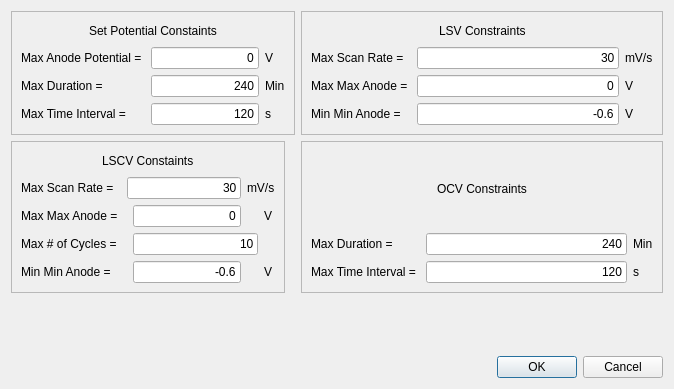
<?xml version="1.0" encoding="UTF-8"?>
<ui version="4.0">
 <class>constraintsDialog</class>
 <widget class="QDialog" name="constraintsDialog">
  <property name="geometry">
   <rect>
    <x>0</x>
    <y>0</y>
    <width>674</width>
    <height>389</height>
   </rect>
  </property>
  <property name="windowTitle">
   <string>Constraints</string>
  </property>
  <layout class="QVBoxLayout" name="verticalLayout_5">
   <item>
    <layout class="QFormLayout" name="formLayout">
     <item row="0" column="0">
      <widget class="QFrame" name="spFrame">
       <property name="frameShape">
        <enum>QFrame::StyledPanel</enum>
       </property>
       <property name="frameShadow">
        <enum>QFrame::Raised</enum>
       </property>
       <layout class="QVBoxLayout" name="verticalLayout">
        <item>
         <layout class="QHBoxLayout" name="horizontalLayout">
          <item>
           <spacer name="horizontalSpacer">
            <property name="orientation">
             <enum>Qt::Horizontal</enum>
            </property>
            <property name="sizeHint" stdset="0">
             <size>
              <width>40</width>
              <height>20</height>
             </size>
            </property>
           </spacer>
          </item>
          <item>
           <widget class="QLabel" name="label_5">
            <property name="text">
             <string>Set Potential Constaints</string>
            </property>
           </widget>
          </item>
          <item>
           <spacer name="horizontalSpacer_2">
            <property name="orientation">
             <enum>Qt::Horizontal</enum>
            </property>
            <property name="sizeHint" stdset="0">
             <size>
              <width>40</width>
              <height>20</height>
             </size>
            </property>
           </spacer>
          </item>
         </layout>
        </item>
        <item>
         <layout class="QGridLayout" name="gridLayout">
          <item row="0" column="0">
           <widget class="QLabel" name="label">
            <property name="text">
             <string>Max Anode Potential = </string>
            </property>
           </widget>
          </item>
          <item row="0" column="1">
           <widget class="QLineEdit" name="spCon1">
            <property name="text">
             <string>0</string>
            </property>
            <property name="alignment">
             <set>Qt::AlignRight|Qt::AlignTrailing|Qt::AlignVCenter</set>
            </property>
           </widget>
          </item>
          <item row="0" column="2">
           <widget class="QLabel" name="label_2">
            <property name="text">
             <string>V</string>
            </property>
           </widget>
          </item>
          <item row="1" column="0">
           <widget class="QLabel" name="label_3">
            <property name="text">
             <string>Max Duration =</string>
            </property>
           </widget>
          </item>
          <item row="1" column="1">
           <widget class="QLineEdit" name="spCon2">
            <property name="text">
             <string>240</string>
            </property>
            <property name="alignment">
             <set>Qt::AlignRight|Qt::AlignTrailing|Qt::AlignVCenter</set>
            </property>
           </widget>
          </item>
          <item row="1" column="2">
           <widget class="QLabel" name="label_6">
            <property name="text">
             <string>Min</string>
            </property>
           </widget>
          </item>
          <item row="2" column="0">
           <widget class="QLabel" name="label_4">
            <property name="text">
             <string>Max Time Interval = </string>
            </property>
           </widget>
          </item>
          <item row="2" column="1">
           <widget class="QLineEdit" name="spCon3">
            <property name="text">
             <string>120</string>
            </property>
            <property name="alignment">
             <set>Qt::AlignRight|Qt::AlignTrailing|Qt::AlignVCenter</set>
            </property>
           </widget>
          </item>
          <item row="2" column="2">
           <widget class="QLabel" name="label_7">
            <property name="text">
             <string>s</string>
            </property>
           </widget>
          </item>
         </layout>
        </item>
       </layout>
      </widget>
     </item>
     <item row="0" column="1">
      <widget class="QFrame" name="lsvFrame">
       <property name="frameShape">
        <enum>QFrame::StyledPanel</enum>
       </property>
       <property name="frameShadow">
        <enum>QFrame::Raised</enum>
       </property>
       <layout class="QVBoxLayout" name="verticalLayout_2">
        <item>
         <layout class="QHBoxLayout" name="horizontalLayout_2">
          <item>
           <spacer name="horizontalSpacer_3">
            <property name="orientation">
             <enum>Qt::Horizontal</enum>
            </property>
            <property name="sizeHint" stdset="0">
             <size>
              <width>40</width>
              <height>20</height>
             </size>
            </property>
           </spacer>
          </item>
          <item>
           <widget class="QLabel" name="label_14">
            <property name="text">
             <string>LSV Constraints</string>
            </property>
           </widget>
          </item>
          <item>
           <spacer name="horizontalSpacer_4">
            <property name="orientation">
             <enum>Qt::Horizontal</enum>
            </property>
            <property name="sizeHint" stdset="0">
             <size>
              <width>40</width>
              <height>20</height>
             </size>
            </property>
           </spacer>
          </item>
         </layout>
        </item>
        <item>
         <layout class="QGridLayout" name="gridLayout_2">
          <item row="0" column="0">
           <widget class="QLabel" name="label_8">
            <property name="text">
             <string>Max Scan Rate = </string>
            </property>
           </widget>
          </item>
          <item row="0" column="1">
           <widget class="QLineEdit" name="lsvCon1">
            <property name="text">
             <string>30</string>
            </property>
            <property name="alignment">
             <set>Qt::AlignRight|Qt::AlignTrailing|Qt::AlignVCenter</set>
            </property>
           </widget>
          </item>
          <item row="0" column="2">
           <widget class="QLabel" name="label_11">
            <property name="text">
             <string>mV/s</string>
            </property>
           </widget>
          </item>
          <item row="1" column="0">
           <widget class="QLabel" name="label_9">
            <property name="text">
             <string>Max Max Anode = </string>
            </property>
           </widget>
          </item>
          <item row="1" column="1">
           <widget class="QLineEdit" name="lsvCon2">
            <property name="text">
             <string>0</string>
            </property>
            <property name="alignment">
             <set>Qt::AlignRight|Qt::AlignTrailing|Qt::AlignVCenter</set>
            </property>
           </widget>
          </item>
          <item row="1" column="2">
           <widget class="QLabel" name="label_12">
            <property name="text">
             <string>V</string>
            </property>
           </widget>
          </item>
          <item row="2" column="0">
           <widget class="QLabel" name="label_10">
            <property name="text">
             <string>Min Min Anode = </string>
            </property>
           </widget>
          </item>
          <item row="2" column="1">
           <widget class="QLineEdit" name="lsvCon3">
            <property name="text">
             <string>-0.6</string>
            </property>
            <property name="alignment">
             <set>Qt::AlignRight|Qt::AlignTrailing|Qt::AlignVCenter</set>
            </property>
           </widget>
          </item>
          <item row="2" column="2">
           <widget class="QLabel" name="label_13">
            <property name="text">
             <string>V</string>
            </property>
           </widget>
          </item>
         </layout>
        </item>
       </layout>
      </widget>
     </item>
     <item row="1" column="0">
      <widget class="QFrame" name="lscvFrame">
       <property name="frameShape">
        <enum>QFrame::StyledPanel</enum>
       </property>
       <property name="frameShadow">
        <enum>QFrame::Raised</enum>
       </property>
       <layout class="QVBoxLayout" name="verticalLayout_3">
        <item>
         <layout class="QHBoxLayout" name="horizontalLayout_3">
          <item>
           <spacer name="horizontalSpacer_5">
            <property name="orientation">
             <enum>Qt::Horizontal</enum>
            </property>
            <property name="sizeHint" stdset="0">
             <size>
              <width>40</width>
              <height>20</height>
             </size>
            </property>
           </spacer>
          </item>
          <item>
           <widget class="QLabel" name="label_15">
            <property name="text">
             <string>LSCV Constaints</string>
            </property>
           </widget>
          </item>
          <item>
           <spacer name="horizontalSpacer_6">
            <property name="orientation">
             <enum>Qt::Horizontal</enum>
            </property>
            <property name="sizeHint" stdset="0">
             <size>
              <width>40</width>
              <height>20</height>
             </size>
            </property>
           </spacer>
          </item>
         </layout>
        </item>
        <item>
         <layout class="QGridLayout" name="gridLayout_3">
          <item row="0" column="0">
           <widget class="QLabel" name="label_16">
            <property name="text">
             <string>Max Scan Rate = </string>
            </property>
           </widget>
          </item>
          <item row="0" column="1" colspan="2">
           <widget class="QLineEdit" name="lscvCon1">
            <property name="text">
             <string>30</string>
            </property>
            <property name="alignment">
             <set>Qt::AlignRight|Qt::AlignTrailing|Qt::AlignVCenter</set>
            </property>
           </widget>
          </item>
          <item row="0" column="3" colspan="2">
           <widget class="QLabel" name="label_20">
            <property name="text">
             <string>mV/s</string>
            </property>
           </widget>
          </item>
          <item row="1" column="0">
           <widget class="QLabel" name="label_17">
            <property name="text">
             <string>Max Max Anode = </string>
            </property>
           </widget>
          </item>
          <item row="1" column="2">
           <widget class="QLineEdit" name="lscvCon2">
            <property name="text">
             <string>0</string>
            </property>
            <property name="alignment">
             <set>Qt::AlignRight|Qt::AlignTrailing|Qt::AlignVCenter</set>
            </property>
           </widget>
          </item>
          <item row="1" column="4">
           <widget class="QLabel" name="label_23">
            <property name="text">
             <string>V</string>
            </property>
           </widget>
          </item>
          <item row="2" column="0" colspan="2">
           <widget class="QLabel" name="label_18">
            <property name="text">
             <string>Max # of Cycles = </string>
            </property>
           </widget>
          </item>
          <item row="2" column="2" colspan="2">
           <widget class="QLineEdit" name="lscvCon3">
            <property name="text">
             <string>10</string>
            </property>
            <property name="alignment">
             <set>Qt::AlignRight|Qt::AlignTrailing|Qt::AlignVCenter</set>
            </property>
           </widget>
          </item>
          <item row="2" column="4">
           <widget class="QLabel" name="label_21">
            <property name="text">
             <string/>
            </property>
           </widget>
          </item>
          <item row="3" column="0">
           <widget class="QLabel" name="label_19">
            <property name="text">
             <string>Min Min Anode = </string>
            </property>
           </widget>
          </item>
          <item row="3" column="2">
           <widget class="QLineEdit" name="lscvCon4">
            <property name="text">
             <string>-0.6</string>
            </property>
            <property name="alignment">
             <set>Qt::AlignRight|Qt::AlignTrailing|Qt::AlignVCenter</set>
            </property>
           </widget>
          </item>
          <item row="3" column="4">
           <widget class="QLabel" name="label_22">
            <property name="text">
             <string>V</string>
            </property>
           </widget>
          </item>
         </layout>
        </item>
       </layout>
      </widget>
     </item>
     <item row="1" column="1">
      <widget class="QFrame" name="ocvFrame">
       <property name="frameShape">
        <enum>QFrame::StyledPanel</enum>
       </property>
       <property name="frameShadow">
        <enum>QFrame::Raised</enum>
       </property>
       <layout class="QVBoxLayout" name="verticalLayout_4">
        <item>
         <layout class="QHBoxLayout" name="horizontalLayout_4">
          <item>
           <spacer name="horizontalSpacer_7">
            <property name="orientation">
             <enum>Qt::Horizontal</enum>
            </property>
            <property name="sizeHint" stdset="0">
             <size>
              <width>40</width>
              <height>20</height>
             </size>
            </property>
           </spacer>
          </item>
          <item>
           <widget class="QLabel" name="label_24">
            <property name="text">
             <string>OCV Constraints</string>
            </property>
           </widget>
          </item>
          <item>
           <spacer name="horizontalSpacer_8">
            <property name="orientation">
             <enum>Qt::Horizontal</enum>
            </property>
            <property name="sizeHint" stdset="0">
             <size>
              <width>40</width>
              <height>20</height>
             </size>
            </property>
           </spacer>
          </item>
         </layout>
        </item>
        <item>
         <layout class="QGridLayout" name="gridLayout_4">
          <item row="0" column="0">
           <widget class="QLabel" name="label_25">
            <property name="text">
             <string>Max Duration = </string>
            </property>
           </widget>
          </item>
          <item row="0" column="1">
           <widget class="QLineEdit" name="ocvCon1">
            <property name="text">
             <string>240</string>
            </property>
            <property name="alignment">
             <set>Qt::AlignRight|Qt::AlignTrailing|Qt::AlignVCenter</set>
            </property>
           </widget>
          </item>
          <item row="0" column="2">
           <widget class="QLabel" name="label_27">
            <property name="text">
             <string>Min</string>
            </property>
           </widget>
          </item>
          <item row="1" column="0">
           <widget class="QLabel" name="label_26">
            <property name="text">
             <string>Max Time Interval = </string>
            </property>
           </widget>
          </item>
          <item row="1" column="1">
           <widget class="QLineEdit" name="ocvCon2">
            <property name="text">
             <string>120</string>
            </property>
            <property name="alignment">
             <set>Qt::AlignRight|Qt::AlignTrailing|Qt::AlignVCenter</set>
            </property>
           </widget>
          </item>
          <item row="1" column="2">
           <widget class="QLabel" name="label_28">
            <property name="text">
             <string>s</string>
            </property>
           </widget>
          </item>
         </layout>
        </item>
       </layout>
      </widget>
     </item>
    </layout>
   </item>
   <item>
    <widget class="QDialogButtonBox" name="buttonBox">
     <property name="orientation">
      <enum>Qt::Horizontal</enum>
     </property>
     <property name="standardButtons">
      <set>QDialogButtonBox::Cancel|QDialogButtonBox::Ok</set>
     </property>
    </widget>
   </item>
  </layout>
 </widget>
 <resources/>
 <connections>
  <connection>
   <sender>buttonBox</sender>
   <signal>accepted()</signal>
   <receiver>constraintsDialog</receiver>
   <slot>accept()</slot>
   <hints>
    <hint type="sourcelabel">
     <x>248</x>
     <y>254</y>
    </hint>
    <hint type="destinationlabel">
     <x>157</x>
     <y>274</y>
    </hint>
   </hints>
  </connection>
  <connection>
   <sender>buttonBox</sender>
   <signal>rejected()</signal>
   <receiver>constraintsDialog</receiver>
   <slot>reject()</slot>
   <hints>
    <hint type="sourcelabel">
     <x>316</x>
     <y>260</y>
    </hint>
    <hint type="destinationlabel">
     <x>286</x>
     <y>274</y>
    </hint>
   </hints>
  </connection>
 </connections>
</ui>
